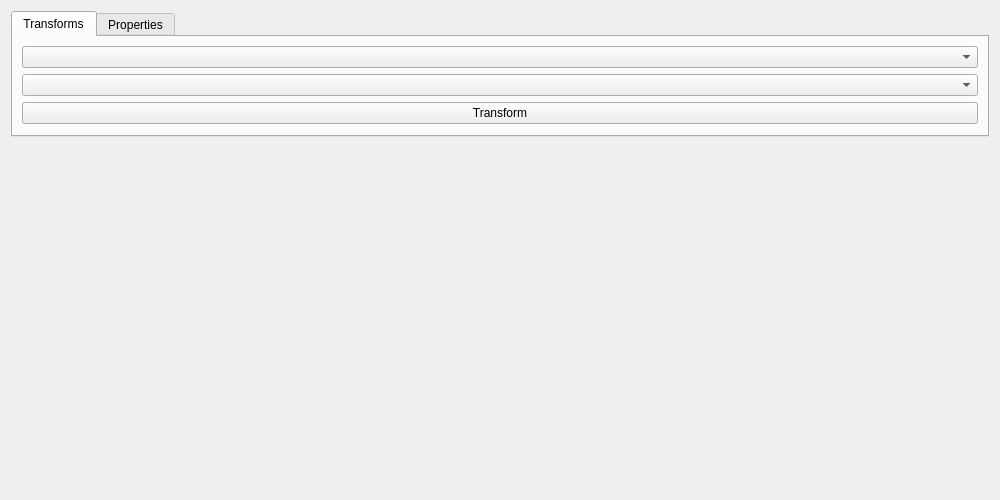
<?xml version="1.0" encoding="UTF-8"?>
<ui version="4.0">
 <class>TransformInterface</class>
 <widget class="QWidget" name="TransformInterface">
  <property name="geometry">
   <rect>
    <x>0</x>
    <y>0</y>
    <width>1000</width>
    <height>500</height>
   </rect>
  </property>
  <property name="sizePolicy">
   <sizepolicy hsizetype="MinimumExpanding" vsizetype="MinimumExpanding">
    <horstretch>1</horstretch>
    <verstretch>0</verstretch>
   </sizepolicy>
  </property>
  <property name="windowTitle">
   <string>Form</string>
  </property>
  <layout class="QHBoxLayout" name="hlayout">
   <property name="sizeConstraint">
    <enum>QLayout::SetNoConstraint</enum>
   </property>
   <item alignment="Qt::AlignTop">
    <widget class="QTabWidget" name="tabWidget">
     <property name="sizePolicy">
      <sizepolicy hsizetype="Preferred" vsizetype="MinimumExpanding">
       <horstretch>0</horstretch>
       <verstretch>0</verstretch>
      </sizepolicy>
     </property>
     <property name="autoFillBackground">
      <bool>false</bool>
     </property>
     <property name="currentIndex">
      <number>0</number>
     </property>
     <property name="documentMode">
      <bool>false</bool>
     </property>
     <widget class="QWidget" name="TransformsTab" native="true">
      <attribute name="title">
       <string>Transforms</string>
      </attribute>
      <layout class="QVBoxLayout" name="verticalLayout_2">
       <item>
        <widget class="QComboBox" name="cb_data_select"/>
       </item>
       <item>
        <widget class="QComboBox" name="cb_transform_select"/>
       </item>
       <item>
        <widget class="QPushButton" name="bt_execute_transform">
         <property name="text">
          <string>Transform</string>
         </property>
        </widget>
       </item>
      </layout>
     </widget>
     <widget class="QWidget" name="PropertiesTab" native="true">
      <attribute name="title">
       <string>Properties</string>
      </attribute>
     </widget>
    </widget>
   </item>
  </layout>
 </widget>
 <resources/>
 <connections/>
</ui>
